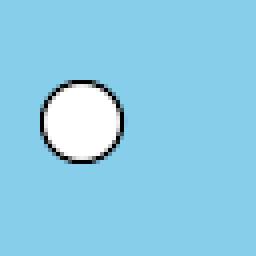
#> input picture milestones/11-MC_in_DWT_domain/moving_circle_000.png, 64 x 64 px, found by its file name (shown 4 times larger); the run also reads 1 picture not shown here
$ jupyter execute --allow-errors LP_is_not_critical.ipynb   (shell and % lines are left out)   (text cells are left out)
#> lines starting #> are read from the running program, lines starting #| are printed output that depends on the picture; pictures that were not available may be replaced by others from this repository, and a replacement may not be noted
[cell 1]
from io_stuff import *
#import cv2
#import matplotlib.pyplot as plt
#import matplotlib.image as mpimg

[cell 2]
moving_circle_000 = cv2.imread("/tmp/moving_circle_000.png")
#> moving_circle_000 is the input picture: shape (64, 64, 3); mean B, G, R 232.2, 205.8, 140.9

[cell 3]
plt.figure(figsize=(10,10))
plt.title("/tmp/moving_circle_000.png", fontsize=20)
plt.imshow(moving_circle_000)

[cell 4]
moving_circle_000 = cv2.imread("/tmp/moving_circle_001.png")
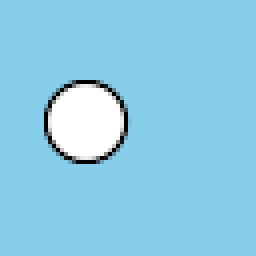
#> input picture milestones/11-MC_in_DWT_domain/moving_circle_001.png, 64 x 64 px, found by its file name (shown 4 times larger)
#> moving_circle_000 is the input picture: shape (64, 64, 3); mean B, G, R 232.2, 205.8, 140.9

[cell 5]
plt.figure(figsize=(10,10))
plt.title("/tmp/moving_circle_001.png", fontsize=20)
plt.imshow(moving_circle_000)

[cell 6]
# Plot the first part (from pixel 0 to 39) of the horizontal line (row 35) of the luminance.
YUV_moving_circle_000 = cv2.imread("/tmp/YUV_moving_circle_000.png")
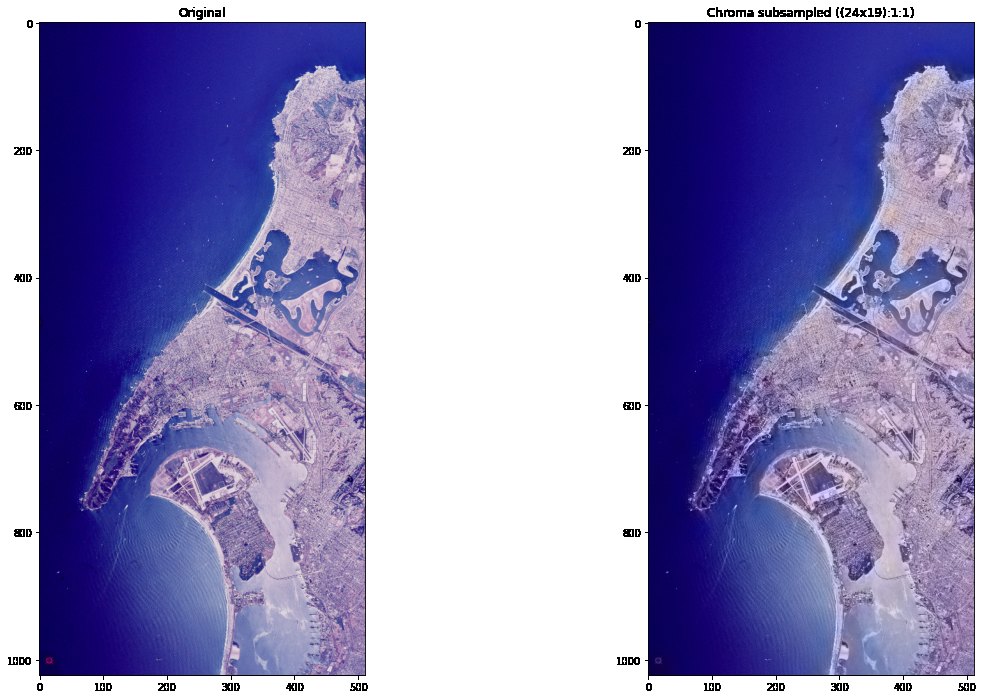
#> input picture milestones/06-YUV_compression/san-diego_chroma_subsampled.png, 983 x 699 px, given in place of YUV_moving_circle_000.png, which was not available
#> YUV_moving_circle_000 is the input picture: shape (699, 983, 3); mean B, G, R 189.2, 143.6, 148.3
YUV_moving_circle_001 = cv2.imread("/tmp/YUV_moving_circle_001.png")
plt.plot(YUV_moving_circle_000[35, 0:40, 0])
plt.show()
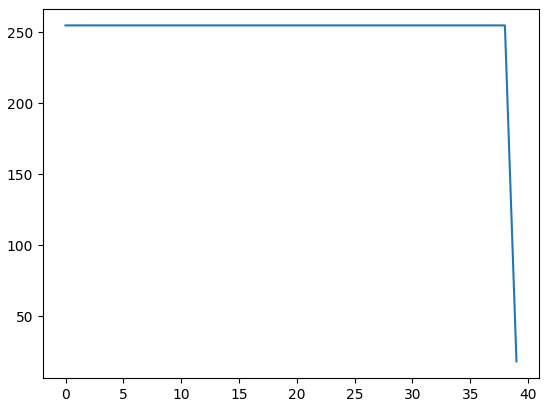
#> figure drawn by matplotlib, 1 panel; curve peaks at x = 0, y = 255
plt.plot(YUV_moving_circle_001[35, 0:40, 0])
plt.show()

[cell 7]
# Generate Gaussian pyramid (of 2 levels) for both images
# (https://opencv-python-tutroals.readthedocs.io/en/latest/py_tutorials/py_imgproc/py_pyramids/py_pyramids.html)

levels = 2

G_000 = YUV_moving_circle_000[:,:,0].copy()
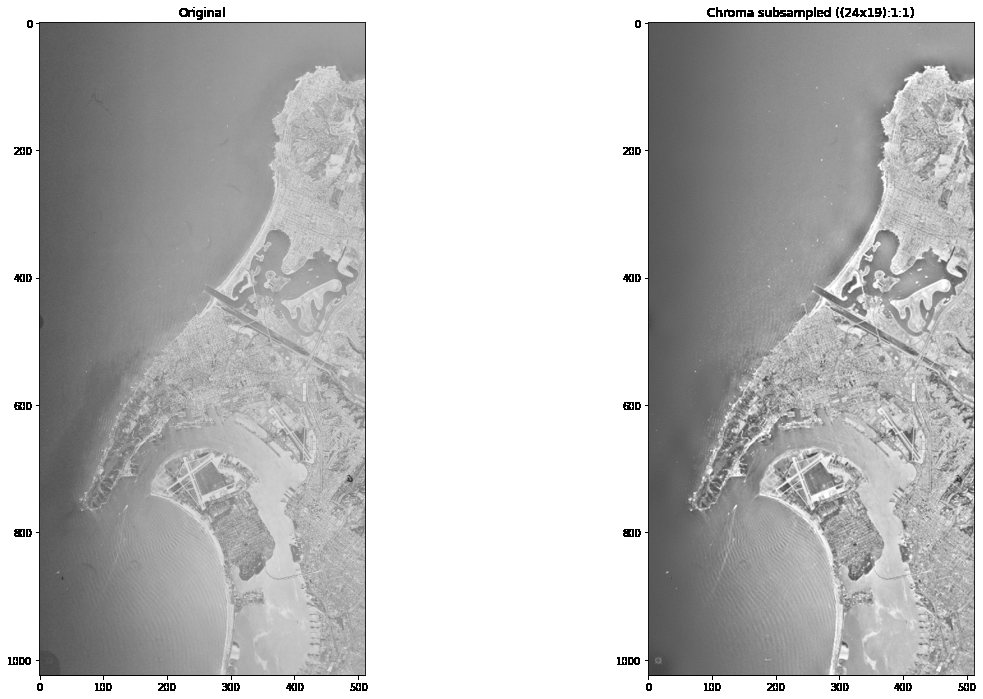
#> G_000: shape (699, 983); min 0, max 255, mean 189.2
G_001 = YUV_moving_circle_001[:,:,0].copy()
gp_000 = [G_000]
gp_001 = [G_001]
for i in range(levels):
    G_000 = cv2.pyrDown(G_000)
    G_001 = cv2.pyrDown(G_001)
    gp_000.append(G_000)
    gp_001.append(G_001)
#> this loop made 2 passes
#> pass 1, `G_000 = cv2.pyrDown(G_000)`:
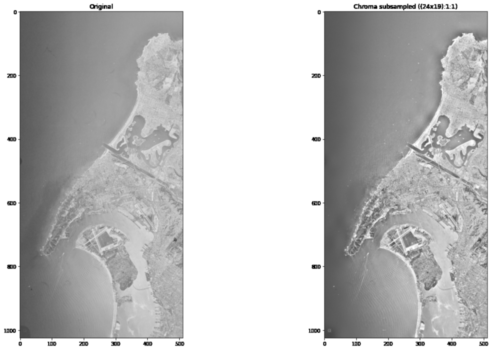
#> G_000: shape (350, 492); min 8, max 255, mean 189.3
#> pass 2, `G_000 = cv2.pyrDown(G_000)`:
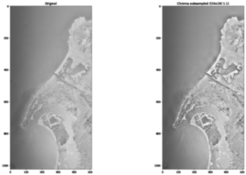
#> G_000: shape (175, 246); min 59, max 255, mean 189.3
#> after the loop, gp_000 = 3 items; gp_001 = 3 items
